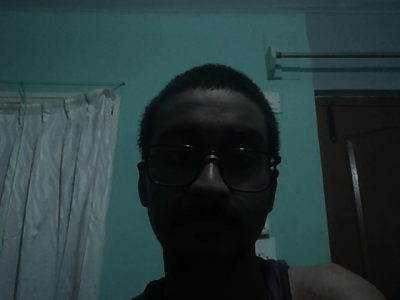
#> input picture dataset/Ajay/00000.png, 400 x 300 px, given in place of the camera
$ python 1_datasetCreation.py
#> lines starting #> are read from the running program, lines starting #| are printed output that depends on the picture
import numpy as np
import imutils
import time
import cv2
import csv
import os

# --- Configuration ---
# File path for the Haar Cascade classifier
cascade = 'haarcascade_frontalface_default.xml'
detector = cv2.CascadeClassifier(cascade)
DATASET_PATH = 'dataset'

# We still aim for 50 distinct CAPTURE MOMENTS, but each moment now produces 3 images.
NUM_CAPTURE_MOMENTS = 50
TOTAL_IMAGES_SAVED = NUM_CAPTURE_MOMENTS * 3

FACE_PADDING = 50 # Pixels of margin to add around the detected face for context
GAMMA_VALUE = 0.5 # Value for low-light correction simulation (less than 1 makes image brighter)

# Define the different poses and the number of samples for each
# Note: samples refers to the number of *capture moments* needed for this pose.
poses = [
    {"name": "Frontal Face", "samples": 10, "instructions": "Look straight at the camera."},
    {"name": "Slight Left Turn", "samples": 10, "instructions": "Turn your head slightly to the left."},
    {"name": "Slight Right Turn", "samples": 10, "instructions": "Turn your head slightly to the right."},
    {"name": "Slight Upwards Tilt", "samples": 10, "instructions": "Tilt your head slightly up."},
    {"name": "Slight Downwards Tilt", "samples": 10, "instructions": "Tilt your head slightly down."},
]

# --- Helper Functions ---

def adjust_gamma(image, gamma=1.0):
    """
    Applies gamma correction to an image. Used to simulate or correct low-light conditions.
    """
    # build a lookup table mapping the input pixels to the output pixel values
    invGamma = 1.0 / gamma
    table = np.array([((i / 255.0) ** invGamma) * 255
        for i in np.arange(0, 256)]).astype("uint8")

    # apply gamma correction using the lookup table
    return cv2.LUT(image, table)

def draw_feedback(frame, text, color=(0, 255, 0), position_y_offset=10):
    """Draws feedback text on the frame with a background for visibility."""
    font = cv2.FONT_HERSHEY_SIMPLEX
    text_size = cv2.getTextSize(text, font, 0.7, 2)[0]
    text_x = 10
    text_y = frame.shape[0] - position_y_offset

    # Draw a background rectangle
    cv2.rectangle(frame, (text_x - 5, text_y - text_size[1] - 5),
                  (text_x + text_size[0] + 5, text_y + 5), (0, 0, 0), -1)

    # Put the text
    cv2.putText(frame, text, (text_x, text_y), font, 0.7, color, 2)

def draw_perfect_position_guide(frame, rects, color=(0, 255, 255)):
    """
    Draws a guide rectangle and checks if the detected face is centered within it.
    Returns True if the face is centered and of a decent size, False otherwise.
    """
    H, W = frame.shape[:2]

    # Define an ideal centered region (e.g., 40% of frame width, 50% of frame height)
    ideal_w = int(W * 0.4)
    ideal_h = int(H * 0.5)
    ideal_x = int((W - ideal_w) / 2)
    ideal_y = int((H - ideal_h) / 2)

    # Draw the guide rectangle
    cv2.rectangle(frame, (ideal_x, ideal_y), (ideal_x + ideal_w, ideal_y + ideal_h), color, 2)
    cv2.putText(frame, "Ideal Face Position", (ideal_x, ideal_y - 10), cv2.FONT_HERSHEY_SIMPLEX, 0.5, color, 2)

    is_centered = False

    if rects:
        (x, y, w, h) = rects[0] # Assume the largest face is the target
        face_center_x = x + w // 2
        face_center_y = y + h // 2

        # Check if the face center is within the ideal region boundaries
        is_centered = (face_center_x >= ideal_x and face_center_x <= ideal_x + ideal_w and
                       face_center_y >= ideal_y and face_center_y <= ideal_y + ideal_h)

        is_large_enough = h > ideal_h * 0.3 # Face must be a decent size

        if is_centered and is_large_enough:
            draw_feedback(frame, "PERFECT POSITION - AUGMENTING DATA!", (0, 255, 0), 40)
            return True
        elif not is_large_enough:
             draw_feedback(frame, "MOVE CLOSER!", (0, 0, 255), 40)
        else:
            # Face is detected but not centered
            draw_feedback(frame, "MOVE TO THE YELLOW BOX!", (0, 0, 255), 40)

    return False


# --- Data Input and Setup ---
while True:
    try:
        Name = str(input("Enter your Name: ").strip())
        if not Name:
            print("Name cannot be empty. Please try again.")
            continue
        Roll_Number = int(input("Enter your Roll_Number: "))
        break
    except ValueError:
        print("Invalid Roll Number. Please enter an integer.")
#> this loop made 1 pass; the answer given on pass 1: dataset/Ajay/00000.png

sub_data = Name
path = os.path.join(DATASET_PATH, sub_data)

if not os.path.isdir(path):
    os.makedirs(path, exist_ok=True)
    print(f"Created directory: {path}")

# Write student info to CSV
info = [str(Name), str(Roll_Number)]
with open('student.csv', 'a', newline='') as csvFile:
    write = csv.writer(csvFile)
    write.writerow(info)
print("Student information saved to student.csv.")

print("Starting video stream...")
cam = cv2.VideoCapture(0)
time.sleep(1.0) # Shorter delay

# --- Guided Data Collection Loop ---
global_capture_count = 0 # Tracks the number of successful capture moments (out of NUM_CAPTURE_MOMENTS)
global_image_count = 0 # Tracks the total number of images saved (out of TOTAL_IMAGES_SAVED)

for pose_data in poses:
    pose_name = pose_data["name"]
    pose_samples = pose_data["samples"]
    pose_instructions = pose_data["instructions"]

    if global_capture_count >= NUM_CAPTURE_MOMENTS:
        break

    print(f"\n--- Starting: {pose_name} ({pose_samples} capture moments) ---")

    current_pose_count = 0

    print(f"INSTRUCTION: {pose_instructions}. Look at the screen and press ENTER to start capturing for this pose.")
    input()

    while current_pose_count < pose_samples:
        _, frame = cam.read()
        frame = imutils.resize(frame, width=640)

        gray = cv2.cvtColor(frame, cv2.COLOR_BGR2GRAY)
        rects = detector.detectMultiScale(
            gray, scaleFactor=1.1, minNeighbors=5, minSize=(100, 100))

        rects = sorted(rects, key=lambda x: x[2] * x[3], reverse=True)

        is_centered = draw_perfect_position_guide(frame, rects)

        # Display current status and instructions
        status_text = f"Pose: {pose_name} | Captured: {global_capture_count}/{NUM_CAPTURE_MOMENTS} Moments | Total Files: {global_image_count}/{TOTAL_IMAGES_SAVED}"
        draw_feedback(frame, status_text, color=(255, 255, 0), position_y_offset=10)
        draw_feedback(frame, f"TASK: {pose_instructions}", (255, 0, 255), position_y_offset=70)


        # CAPTURE & AUGMENTATION LOGIC:
        if rects and is_centered:
            (x, y, w, h) = rects[0]

            # 1. Calculate padded crop area
            H, W = frame.shape[:2]
            x1 = max(0, x - FACE_PADDING)
            y1 = max(0, y - FACE_PADDING)
            x2 = min(W, x + w + FACE_PADDING)
            y2 = min(H, y + h + FACE_PADDING)
            face_crop = frame[y1:y2, x1:x2]

            if face_crop.size == 0:
                print("Warning: Face crop resulted in zero size, skipping capture.")
                time.sleep(0.1)
                continue

            # --- 2. AUGMENTATION AND SAVING ---
            base_filename = str(global_capture_count).zfill(5)

            # a) Normal Image (Base)
            cv2.imwrite(os.path.join(path, f"{base_filename}_normal.png"), face_crop)
            global_image_count += 1

            # b) Low-Light Robust Image (Gamma Correction)
            gamma_img = adjust_gamma(face_crop, gamma=GAMMA_VALUE)
            cv2.imwrite(os.path.join(path, f"{base_filename}_gamma.png"), gamma_img)
            global_image_count += 1

            # c) Pixelation Robust Image (Gaussian Blur)
            # Kernel size (e.g., 7, 7) determines blur intensity.
            blurred_img = cv2.GaussianBlur(face_crop, (7, 7), 0)
            cv2.imwrite(os.path.join(path, f"{base_filename}_blur.png"), blurred_img)
            global_image_count += 1
            # --- END AUGMENTATION ---

            current_pose_count += 1
            global_capture_count += 1 # Only increment the capture moment count once

            # Visual confirmation (flash a green box briefly)
            cv2.rectangle(frame, (x, y), (x + w, y + h), (0, 255, 0), 5)
            draw_feedback(frame, f"3 IMAGES SAVED! ({global_image_count} total)", (0, 255, 0), 40)

            time.sleep(0.5) # Longer pause to save 3 files and ensure user sees confirmation

        elif rects and not is_centered:
            # Draw the bounding box even if not centered, but in red
            (x, y, w, h) = rects[0]
            cv2.rectangle(frame, (x, y), (x + w, y + h), (0, 0, 255), 2)
            time.sleep(0.05)

        # Show the processed frame
        cv2.imshow("Dataset Creator (Robust Mode)", frame)

        key = cv2.waitKey(1) & 0xFF
        if key == ord("q"):
            global_capture_count = NUM_CAPTURE_MOMENTS
            break

    if global_capture_count >= NUM_CAPTURE_MOMENTS:
        break
#> this loop made 1 pass; (key q is pressed on pass 1)
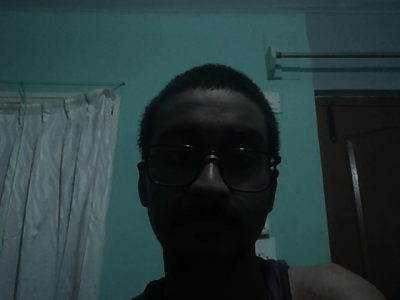
#> input picture dataset/Ajay/00000.png, 400 x 300 px, given in place of the camera
#> pass 1, `cv2.imwrite(os.path.join(path, f"{base_filename}_normal.png"), face_cr..`:
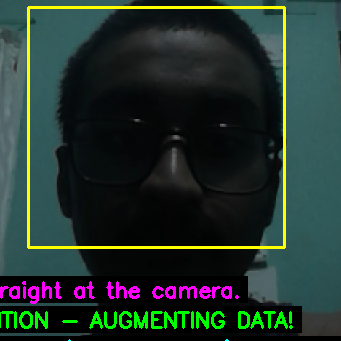
#> saved as 00000_normal.png: shape (341, 341, 3); mean B, G, R 43.7, 51.5, 35.5
#> pass 1, `cv2.imwrite(os.path.join(path, f"{base_filename}_gamma.png"), gamma_img)`:
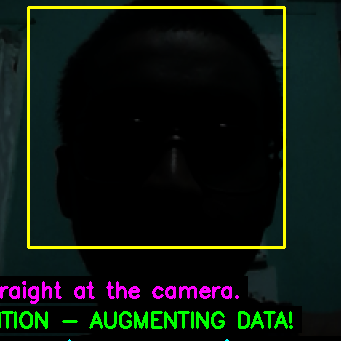
#> saved as 00000_gamma.png: shape (341, 341, 3); mean B, G, R 15.2, 23.1, 14.5
#> pass 1, `cv2.imwrite(os.path.join(path, f"{base_filename}_blur.png"), blurred_i..`:
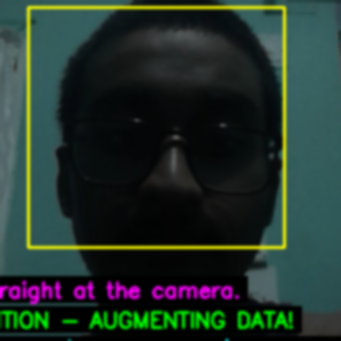
#> saved as 00000_blur.png: shape (341, 341, 3); mean B, G, R 43.7, 51.5, 35.5
#> pass 1, `cv2.imshow("Dataset Creator (Robust Mode)", frame)`:
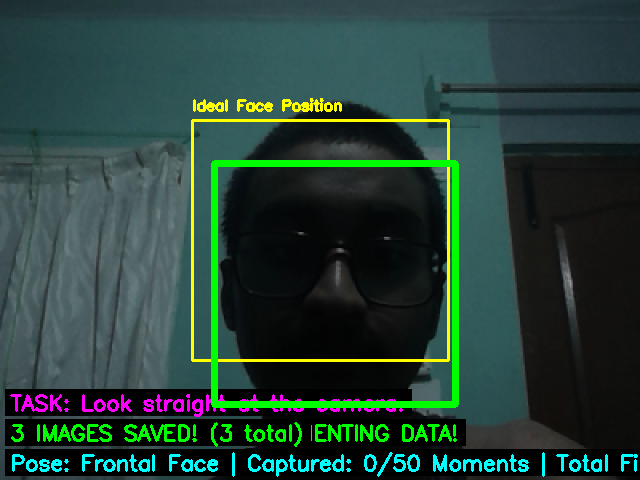
#> window 'Dataset Creator (Robust Mode)': shape (480, 640, 3); mean B, G, R 54.7, 64.2, 38.5

# --- Cleanup ---
cam.release()
cv2.destroyAllWindows()
print(f"\nData collection complete for {Name}.")
print(f"Total Capture Moments achieved: {global_capture_count}/{NUM_CAPTURE_MOMENTS}")
print(f"Total Images Saved (including augmentation): {global_image_count}/{TOTAL_IMAGES_SAVED}")

if global_capture_count < NUM_CAPTURE_MOMENTS:
    print("WARNING: Data collection was stopped early. The augmented dataset is incomplete.")
